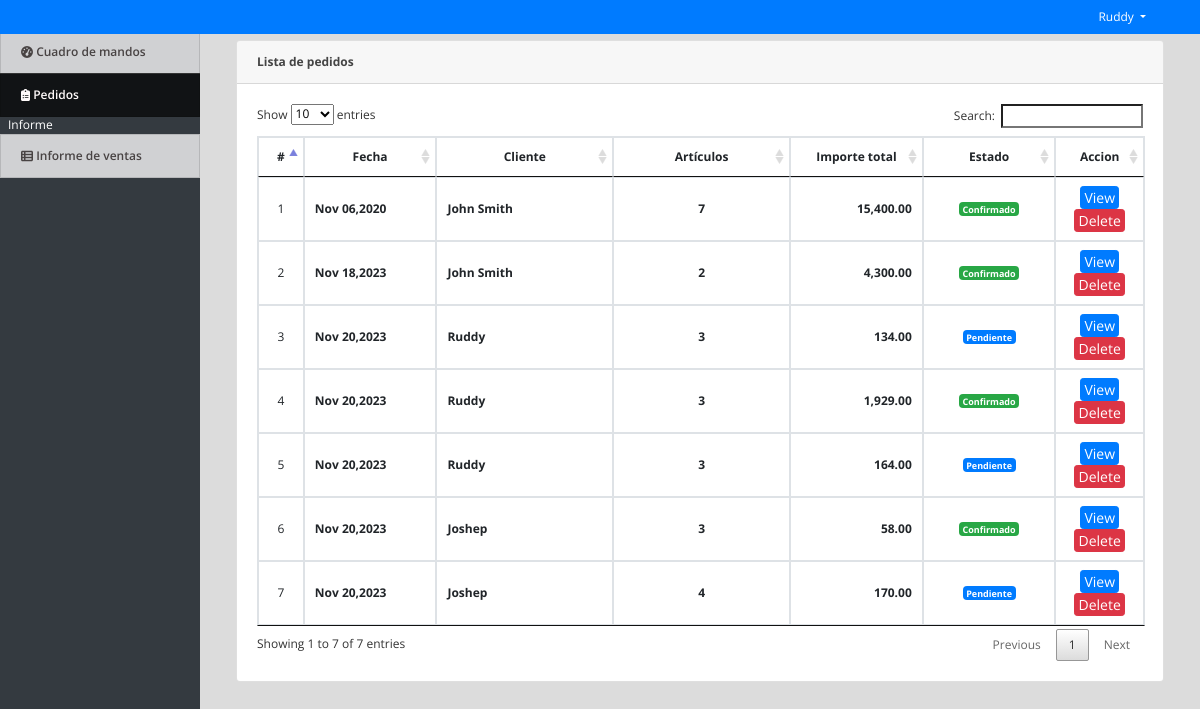
The page /admin/index.php?page=orders (signed in) on the database its author committed.
### tables this page shows
CREATE TABLE `orders` (
  `id` int(30) NOT NULL,
  `customer_id` int(30) NOT NULL,
  `address` text NOT NULL,
  `total_amount` float NOT NULL,
  `status` tinyint(1) NOT NULL DEFAULT 0,
  `date_created` datetime NOT NULL DEFAULT current_timestamp()
);

CREATE TABLE `customers` (
  `id` int(30) NOT NULL,
  `name` text NOT NULL,
  `address` text NOT NULL,
  `contact` varchar(100) NOT NULL,
  `email` varchar(150) NOT NULL,
  `password` text NOT NULL,
  `date_created` datetime NOT NULL DEFAULT current_timestamp()
);

### admin/orders.php (the view, shortened to what this page needs)
<?php include('db_connect.php');?>
<div class="container-fluid">
	<div class="col-lg-12">
		<div class="row">
			<div class="col-md-12">
				<div class="card">
					<div class="card-header">
						<b>Lista de pedidos</b>
					</div>
					<div class="card-body">
						<table class="table table-bordered table-hover">
							<colgroup>
								<col width="5%">
								<col width="15%">
								<col width="20%">
								<col width="20%">
								<col width="15%">
								<col width="15%">
								<col width="10%">
							</colgroup>
							<thead>
								<tr>
									<th class="text-center">#</th>
									<th class="text-center">Fecha</th>
									<th class="text-center">Cliente</th>
									<th class="text-center">Artículos</th>
									<th class="text-center">Importe total</th>
									<th class="text-center">Estado</th>
									<th class="text-center">Accion</th>
								</tr>
							</thead>
							<tbody>
								<?php
								$i = 1;
								$orders = $conn->query("SELECT o.*,c.name FROM orders o inner join customers c on c.id = o.customer_id order by unix_timestamp(o.date_created) asc ");
								while($row=$orders->fetch_assoc()):
									$tamount = $conn->query("SELECT sum(price * qty) as amount from order_list where order_id = ".$row['id'])->fetch_array()['amount'];
									$items = $conn->query("SELECT sum(qty) as items from order_list where order_id = ".$row['id'])->fetch_array()['items'];
								?>
								<tr>
									<td class="text-center"><?php echo $i++ ?></td>
									<td class="">
										<p><b><?php echo date("M d,Y",strtotime($row['date_created'])) ?></b></p>
									</td>
									<td class="">
										<p><b><?php echo ucwords($row['name']) ?></b></p>
									</td>
									<td class="text-center">
										<p><b><?php echo $items ?></b></p>
									</td>
									<td class="">
										<p class="text-right"><b><?php echo number_format($tamount,2) ?></b></p>
									</td>
									<td class="text-center">
										<?php if($row['status'] == 0): ?>
											<span class="badge badge-primary">Pendiente</span>
										<?php elseif($row['status'] == 1): ?>
											<span class="badge badge-success">Confirmado</span>
										<?php endif; ?>
									</td>
									<td class="text-center">
										<button class="btn btn-sm btn-primary edit_order" type="button" data-id="<?php echo $row['id'] ?>">View</button>
										<button class="btn btn-sm btn-danger delete_order" type="button" data-id="<?php echo $row['id'] ?>">Delete</button>
									</td>
								</tr>
								<?php endwhile; ?>
							</tbody>
						</table>
					</div>
				</div>
			</div>
		</div>
	</div>
</div>

### admin/assets/fullcalendar/main.css (style rules this page uses)
:root { --fc-daygrid-event-dot-width: 8px; }
:root { --fc-list-event-dot-width: 10px; --fc-list-event-hover-bg-color: #f5f5f5; }

### admin/assets/css/style.css (style rules this page uses)
body { font-family: "Open Sans", sans-serif; color: #444444; width: 100%; height: calc(100%); font-size: 12px; }
.btn-sm { padding: .0001rem .2rem; }

### admin/index.php (style rules this page uses)
body { background: #80808045; }

### admin/orders.php (style rules this page uses)
td { vertical-align: middle !important; }
td p { margin:unset; }

### rows shown on the page
orders: date_created "Nov 06,2020", customer.name "John Smith", items "7", tamount "15,400.00", status "Confirmado"
orders: date_created "Nov 18,2023", customer.name "John Smith", id "2", tamount "4,300.00", status "Confirmado"
orders: date_created "Nov 20,2023", customer.name "Ruddy", id "3", tamount "134.00", status "Pendiente"
orders: date_created "Nov 20,2023", customer.name "Ruddy", items "3", tamount "1,929.00", status "Confirmado"
orders: date_created "Nov 20,2023", customer.name "Ruddy", items "3", tamount "164.00", status "Pendiente"
orders: date_created "Nov 20,2023", customer.name "Joshep", items "3", tamount "58.00", status "Confirmado"
orders: date_created "Nov 20,2023", customer.name "Joshep", items "4", tamount "170.00", status "Pendiente"

### other values the page prints
$_SESSION['login_name'] "Ruddy"
